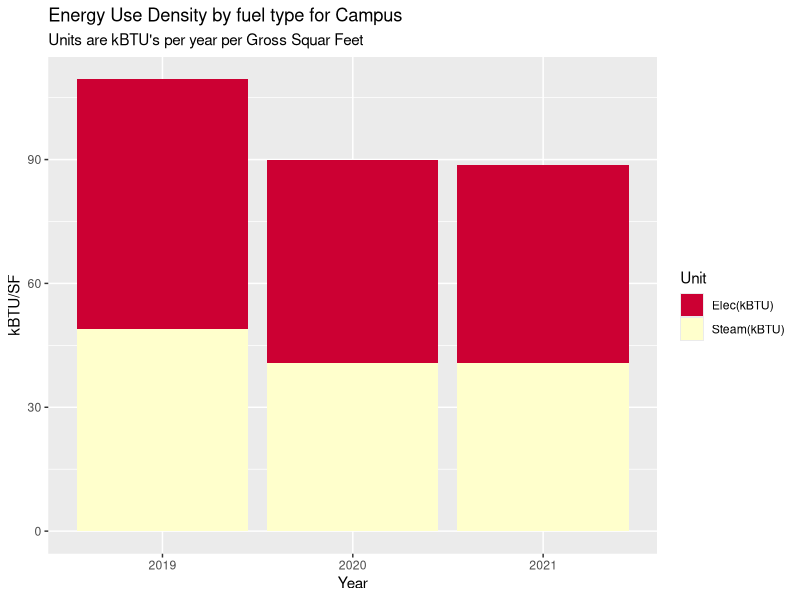
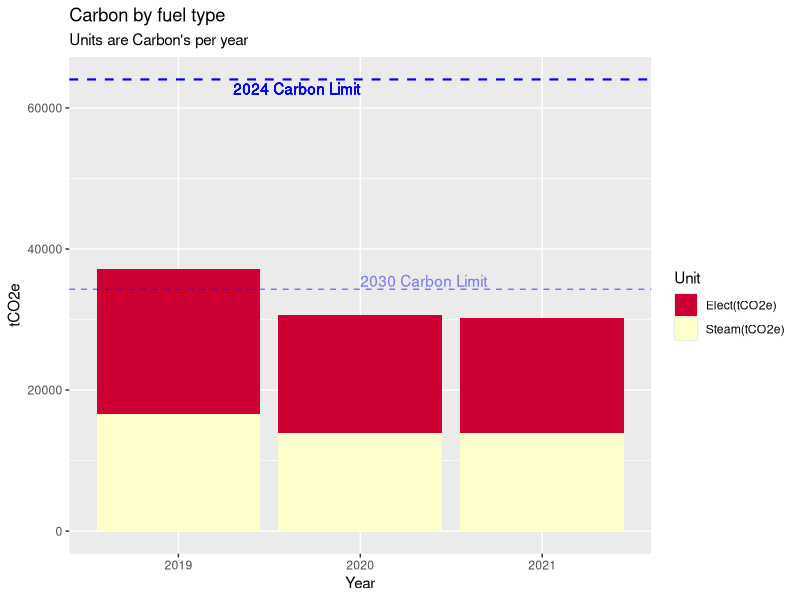
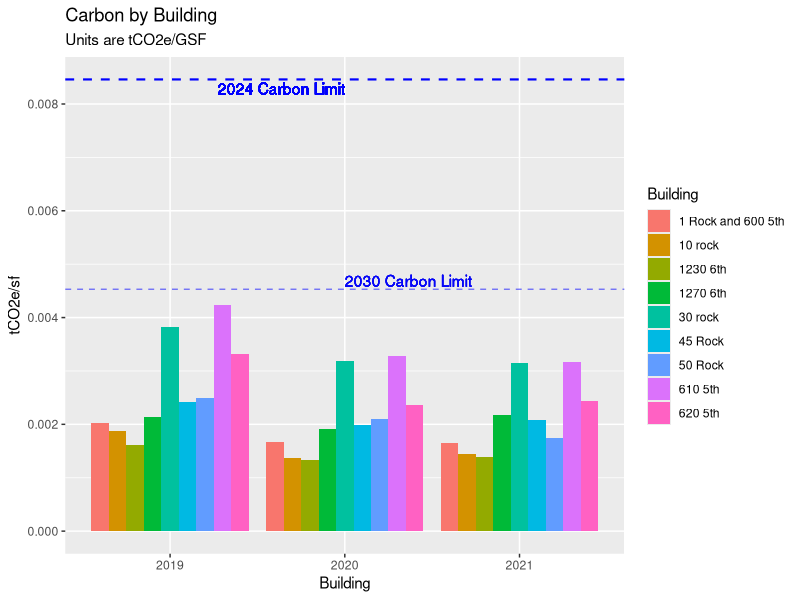
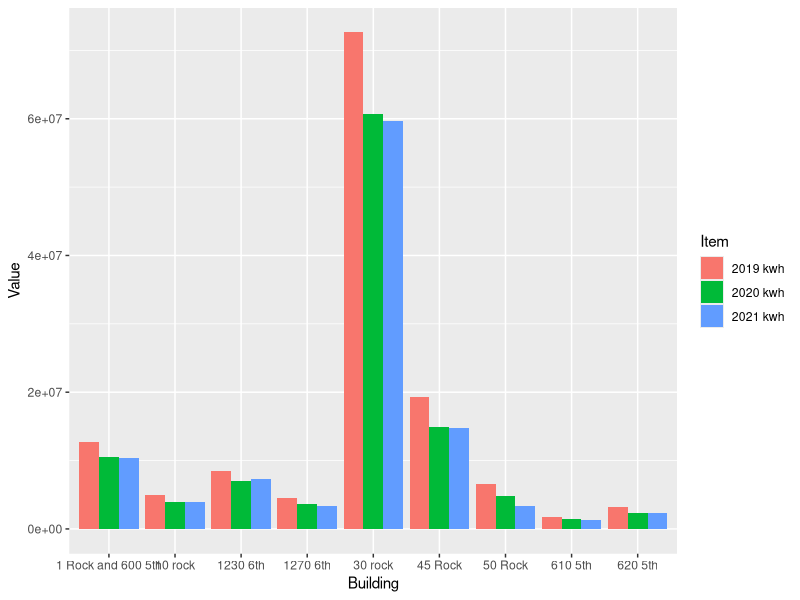
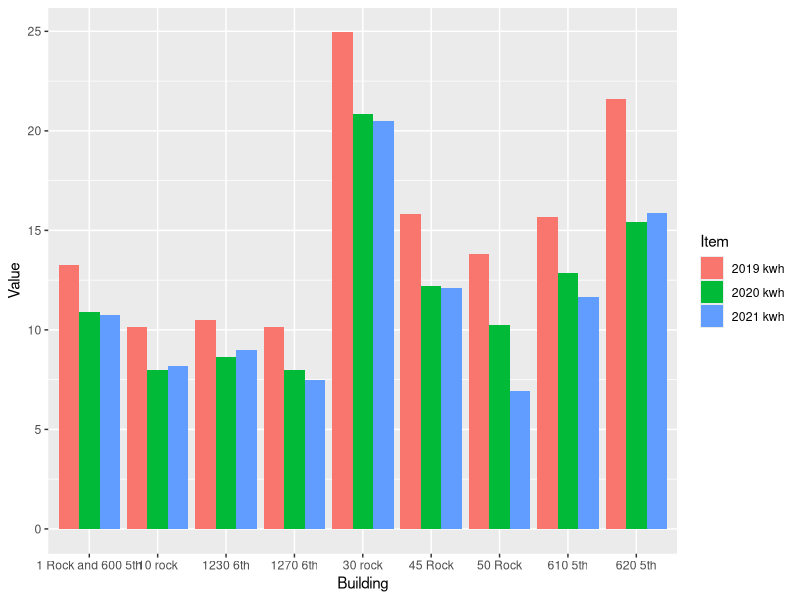
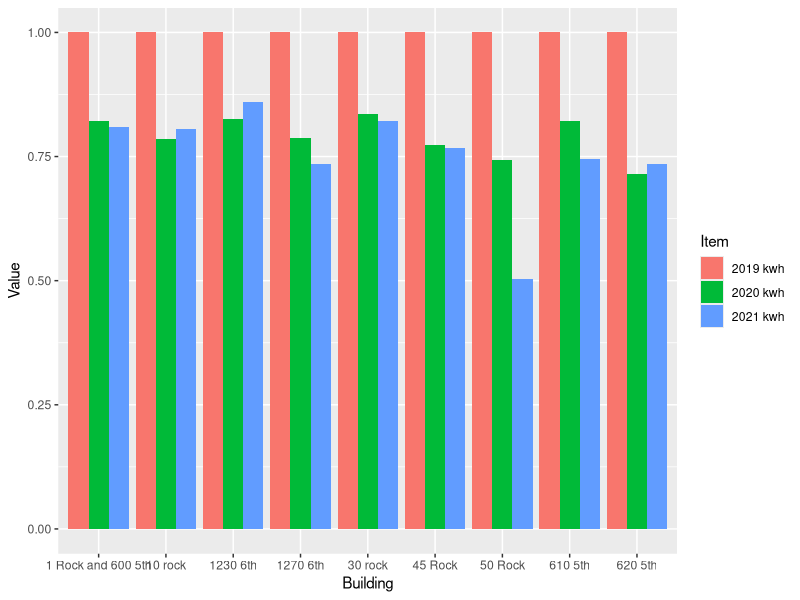
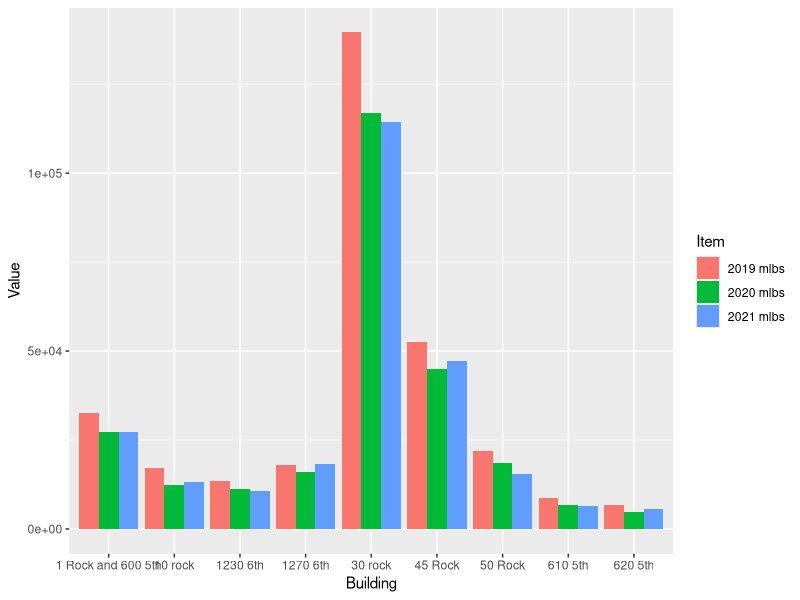
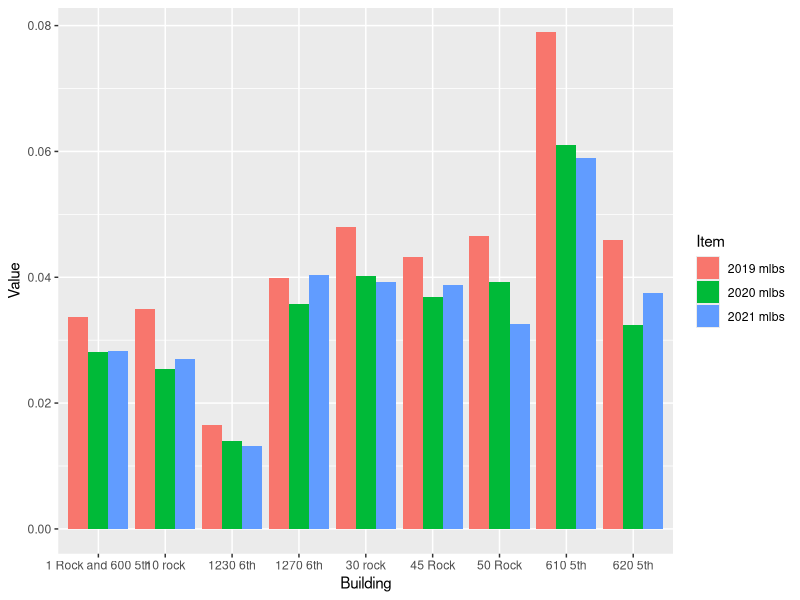

Source code (R) for these figures, in order:
## ---- chunk 1

# Load packages 
my_packages <- c("tidyverse", "vroom" , "janitor" , "glue" , "tsibble" , "tidytext","lubridate", "fable", "tsibbledata", "ggplot2", "forecast", "tseries", "rio", "zoo", "readxl", "tsibbledata", "knitr", "kableExtra", "formattable", "scales")
invisible( lapply(my_packages, require, character.only = TRUE))

#Set up environment 
place <- "Home"  #Where are we working today. 
# place <- "work"

if (place == "Home"){setwd("C:/Users/paulr/Documents/R/RockCenterEnergyAnalysis")} else {setwd("C:/Users/prode/Documents/R/RockCenterEnergyAnalysis")}

if (!file.exists("data")) { dir.create("data")}

rm(place, my_packages ) #Clean up

options(dplyr.summarise.inform = FALSE)  # Suppress textin Knit printout. 



# Read in data

'ElecCF' <- 0.000288962  #2021 Carbon values
'SteamCF' <- 0.00004493
'IntensityLimit24' <- 0.00846 #2024 Limit
'IntensityLimit30' <- 0.00453 #2030 Limit

SteamData <- read_excel("data/Energy_Data_for_Net_Zero_Study.xlsx", sheet = "Sheet1", range = "B2:G11" , col_names = TRUE, na = "NA", col_types = NULL ) %>%  select(-5,-6)

ElectricData <- read_excel("data/Energy_Data_for_Net_Zero_Study.xlsx", sheet = "Sheet1", range = "B13:G23" , col_names = TRUE, na = "NA", col_types = NULL ) %>% select(-5,-6)

ElectricData %>% filter(Building == '1 Rock' | Building == '600 5th') %>% 
  select( -Building) %>% 
  summarise_each(funs(sum)) %>% 
  mutate(Building = "1 Rock and 600 5th") %>% 
  select(4,1,2,3) %>% rbind(ElectricData) %>% 
  filter(Building != '1 Rock' & Building != '600 5th') -> ElectricData

BuildingGSF <- read_excel("data/Energy_Data_for_Net_Zero_Study.xlsx", sheet = "Sheet1", range = "B28:C39" , col_names = TRUE, na = "NA", col_types = NULL ) %>% 
  filter(Building != '1 Rock' & Building != '600 5th')

UtilityData <- left_join(ElectricData, SteamData, by="Building") %>% left_join(BuildingGSF, by="Building")
UtilityData[is.na(UtilityData)] <- 0

#Campus EUI for each year 
UtilityData1 <- UtilityData 
apply(UtilityData1[2:4], 2, function(row) row * 3.4121 ) -> UtilityData1[2:4]
apply(UtilityData1[5:7], 2, function(row) row * 1194) -> UtilityData1[5:7]
UtilityData1 %>% select(`2019 kwh`, `2020 kwh`, `2021 kwh`, `2019 mlbs`, `2020 mlbs`, `2021 mlbs`, `Gross Floor Area`) %>%
summarise_each(funs(sum)) -> UtilityData1
    TotalFlArea <- UtilityData1$`Gross Floor Area`
    UtilityData1 %>% 
      select(-`Gross Floor Area`) %>% 
  gather(key = "Item", value = "Value") -> UtilityData1
  cbind(UtilityData1, str_split_fixed(UtilityData1$Item, " ", n=2)) %>% 
  select(-"Item") -> UtilityData1 
  colnames(UtilityData1)  <-  c("Value", "Year", "Unit") 
  apply(UtilityData1[3], 1, function(x) {ifelse(x == "kwh", "Elec(kBTU)", "Steam(kBTU)")}) -> UtilityData1[3]
  
  
# Make an EUI plot 
UtilityData2 <- UtilityData1
apply(UtilityData2[1], 1, function(row) row / TotalFlArea ) -> UtilityData2[1]


UtilityData2 %>% 
  ggplot(aes(x = Year, y = Value, fill = Unit)) +
  geom_bar(stat = "identity", position = "stack") +
  labs( title = "Energy Use Density by fuel type for Campus",
        subtitle = "Units are kBTU's per year per Gross Squar Feet") +
  xlab("Year") +
  ylab("kBTU/SF") +
  scale_fill_manual(values = c("#CC0033", "#FFFFCC"))



#Carbon Plot

#Make a Carbon table in the dataframe UtilityData1
UtilityData3 <- UtilityData1
  apply(UtilityData3[3], 1, function(x) {ifelse(x == "Elec(kBTU)", "Elect(tCO2e)", "Steam(tCO2e)")}) -> UtilityData3[3]
UtilityData3 %>% 
  mutate(Carbon = ifelse(Unit == "Elec(kBTU)", Value * ElecCF, Value * SteamCF)) %>% 
  ggplot(aes(x = Year, y = Carbon, fill = Unit)) +
  geom_bar(stat = "identity", position = "stack") +
  labs( title = "Carbon by fuel type",
        subtitle = "Units are Carbon's per year") +
  labs(x = "Year", y = "tCO2e") +
  #guides(fill = FALSE) +
  geom_hline(aes(yintercept = TotalFlArea * IntensityLimit24), color = "blue", linetype = "dashed", size = 0.75) +
  geom_text(aes(x = 2, y = TotalFlArea * IntensityLimit24, label = "2024 Carbon Limit"), hjust = 1, vjust = 1.25 , color = "blue") +
  geom_hline(aes(yintercept = TotalFlArea * IntensityLimit30), linetype = "dashed", color = "blue", size = 0.5, alpha = 0.5) +
  geom_text(aes(x = 2, y = TotalFlArea * IntensityLimit30, label = "2030 Carbon Limit"), hjust = 0, vjust = -.2 , color = "blue", alpha = 0.1) +
  scale_fill_manual(values = c("#CC0033", "#FFFFCC"))


## ---- chunk 2

#Plot Carbon Intensities versus LL97 Limits 
UtilityData1 <- UtilityData 
apply(UtilityData1[2:4], 2, function(row) row * 3.4121 ) -> UtilityData1[2:4]
apply(UtilityData1[5:7], 2, function(row) row * 1194) -> UtilityData1[5:7]
UtilityData1[2:7]/UtilityData1$`Gross Floor Area` -> UtilityData1[2:7]


UtilityData1 %>% select(`Building`, `2019 kwh`, `2020 kwh`, `2021 kwh`, `2019 mlbs`, `2020 mlbs`, `2021 mlbs`) -> UtilityData1

UtilityData1 %>% 
  gather(key = "Item", value = "Value", -"Building") -> UtilityData1
  cbind(UtilityData1, str_split_fixed(UtilityData1$Item, " ", n=2)) %>% 
  select(-"Item") -> UtilityData1 
  colnames(UtilityData1)  <-  c("Building", "Value", "Year", "Unit") 
  UtilityData1 %>% 
    mutate("Carbon/SF" = ifelse(Unit == "Elec(kBTU)", Value * ElecCF, Value * SteamCF)) %>% 
    select(Building, Year, Unit, `Carbon/SF`) %>% 
    mutate("Carbon" = "tCO2e") -> UtilityData1


UtilityData1 %>%   
ggplot(aes(x = Year, y = `Carbon/SF`, fill = Building, group = Building)) +
  geom_bar(stat = "identity", position = "dodge") +
  labs( title = "Carbon by Building",
        subtitle = "Units are tCO2e/GSF") +
  labs(x = "Building", y = "tCO2e/sf") +
  geom_hline(aes(yintercept = IntensityLimit24), color = "blue", linetype = "dashed", size = 0.75) +
  geom_text(aes(x = 2, y = IntensityLimit24, label = "2024 Carbon Limit"), hjust = 1, vjust = 1.25 , color = "blue") +
  geom_hline(aes(yintercept = IntensityLimit30), linetype = "dashed", color = "blue", size = 0.5, alpha = 0.5) +
  geom_text(aes(x = 2, y = IntensityLimit30, label = "2030 Carbon Limit"), hjust = 0, vjust = -.2 , color = "blue", alpha = 0.1) 
  

## ---- chunk 3

#1 Electric kWh
ElectricData %>% select(Building, `2019 kwh`, `2020 kwh`, `2021 kwh`) %>% 
  gather(key = "Item", value = "Value", -Building) %>%
  ggplot(aes(x = Building, y = Value, fill = Item, group = Item)) +
  geom_bar(stat = "identity", position = "dodge")

#2 Electric kWh per GSF 
UtilityData1 <- UtilityData
apply(UtilityData1[2:7], 2, function(row) row / UtilityData1$`Gross Floor Area`) -> UtilityData1[2:7]


UtilityData1 %>% select(Building, `2019 kwh`, `2020 kwh`, `2021 kwh`) %>% 
  gather(key = "Item", value = "Value", -Building) %>% 
  ggplot(aes(x = Building, y = Value, fill = Item, group = Item)) +
  geom_bar(stat = "identity", position = "dodge")

#3 percent kWh reductions relative to 2019 
UtilityData1 <- UtilityData
apply(UtilityData1[2:7], 2, function(row) row / UtilityData1$`Gross Floor Area`) -> UtilityData1[2:7]
apply(UtilityData1[2:4], 2, function(row) row / UtilityData1$`2019 kwh`) -> UtilityData1[2:4]
UtilityData1 %>% select(Building, `2019 kwh`, `2020 kwh`, `2021 kwh`) %>% 
  gather(key = "Item", value = "Value", -Building) %>% 
  ggplot(aes(x = Building, y = Value, fill = Item, group = Item)) +
  geom_bar(stat = "identity", position = "dodge")
rm(UtilityData1)





# 4 Steam mlb 
SteamData %>% select(Building, `2019 mlbs`, `2020 mlbs`, `2021 mlbs`) %>% 
  gather(key = "Item", value = "Value", -Building) %>%
  ggplot(aes(x = Building, y = Value, fill = Item, group = Item)) +
  geom_bar(stat = "identity", position = "dodge")

#5 steam mlb per gsf 
UtilityData1 <- UtilityData
apply(UtilityData1[2:7], 2, function(row) row / UtilityData1$`Gross Floor Area`) -> UtilityData1[2:7]
UtilityData1 %>% select(Building, `2019 mlbs`, `2020 mlbs`, `2021 mlbs`) %>% 
  gather(key = "Item", value = "Value", -Building) %>% 
  ggplot(aes(x = Building, y = Value, fill = Item, group = Item)) +
  geom_bar(stat = "identity", position = "dodge")


#6 percent down from 2019
UtilityData1 <- UtilityData
apply(UtilityData1[2:7], 2, function(row) row / UtilityData1$`Gross Floor Area`) -> UtilityData1[2:7]
apply(UtilityData1[5:7], 2, function(row) row / UtilityData1$`2019 mlbs`) -> UtilityData1[5:7]
UtilityData1 %>% select(Building, `2019 mlbs`, `2020 mlbs`, `2021 mlbs`) %>% 
  gather(key = "Item", value = "Value", -Building) %>% 
  ggplot(aes(x = Building, y = Value, fill = Item, group = Item)) +
  geom_bar(stat = "identity", position = "dodge")



## ---- chunk 4


EPA_data <- read_excel("data/EPA_Annual_Energy_Use_By_Meter.xlsx", range = "A6:BB155" , col_names = FALSE, na = "NA", col_types = NULL )

EPA_data <- read_excel("data/EPA_Annual_Energy_Use_By_Meter.xlsx", skip = 4)
